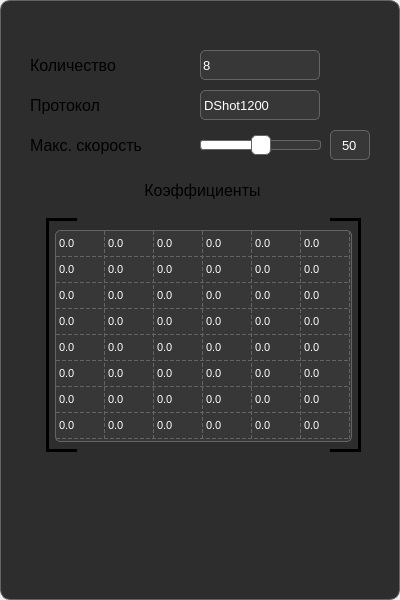
       <widget class="QWidget" name="MotorsSettingsWidget" native="true">
        <property name="enabled">
         <bool>true</bool>
        </property>
        <property name="geometry">
         <rect>
          <x>311</x>
          <y>45</y>
          <width>400</width>
          <height>600</height>
         </rect>
        </property>
        <property name="mouseTracking">
         <bool>false</bool>
        </property>
        <widget class="QLabel" name="MotorsMaxSpeedLabel">
         <property name="geometry">
          <rect>
           <x>30</x>
           <y>125</y>
           <width>160</width>
           <height>41</height>
          </rect>
         </property>
         <property name="font">
          <font>
           <family>Arial</family>
           <pointsize>12</pointsize>
           <weight>50</weight>
           <bold>false</bold>
           <kerning>true</kerning>
          </font>
         </property>
         <property name="mouseTracking">
          <bool>false</bool>
         </property>
         <property name="text">
          <string>Макс. скорость</string>
         </property>
        </widget>
        <widget class="QLabel" name="MotorsProtocolLabel">
         <property name="geometry">
          <rect>
           <x>30</x>
           <y>85</y>
           <width>160</width>
           <height>41</height>
          </rect>
         </property>
         <property name="font">
          <font>
           <family>Arial</family>
           <pointsize>12</pointsize>
           <weight>50</weight>
           <bold>false</bold>
           <kerning>true</kerning>
          </font>
         </property>
         <property name="mouseTracking">
          <bool>false</bool>
         </property>
         <property name="text">
          <string>Протокол</string>
         </property>
        </widget>
        <widget class="Line" name="MotorsRightLine">
         <property name="geometry">
          <rect>
           <x>349</x>
           <y>219</y>
           <width>20</width>
           <height>231</height>
          </rect>
         </property>
         <property name="mouseTracking">
          <bool>false</bool>
         </property>
         <property name="frameShadow">
          <enum>QFrame::Plain</enum>
         </property>
         <property name="lineWidth">
          <number>3</number>
         </property>
         <property name="midLineWidth">
          <number>0</number>
         </property>
         <property name="orientation">
          <enum>Qt::Vertical</enum>
         </property>
        </widget>
        <widget class="Line" name="MotorsTopLeftLine">
         <property name="geometry">
          <rect>
           <x>46</x>
           <y>209</y>
           <width>31</width>
           <height>20</height>
          </rect>
         </property>
         <property name="mouseTracking">
          <bool>false</bool>
         </property>
         <property name="frameShadow">
          <enum>QFrame::Plain</enum>
         </property>
         <property name="lineWidth">
          <number>3</number>
         </property>
         <property name="orientation">
          <enum>Qt::Horizontal</enum>
         </property>
        </widget>
        <widget class="Line" name="MotorsTopRightLine">
         <property name="geometry">
          <rect>
           <x>330</x>
           <y>209</y>
           <width>31</width>
           <height>20</height>
          </rect>
         </property>
         <property name="mouseTracking">
          <bool>false</bool>
         </property>
         <property name="frameShadow">
          <enum>QFrame::Plain</enum>
         </property>
         <property name="lineWidth">
          <number>3</number>
         </property>
         <property name="orientation">
          <enum>Qt::Horizontal</enum>
         </property>
        </widget>
        <widget class="QLabel" name="MotorsNumberLabel">
         <property name="geometry">
          <rect>
           <x>30</x>
           <y>45</y>
           <width>160</width>
           <height>41</height>
          </rect>
         </property>
         <property name="font">
          <font>
           <family>Arial</family>
           <pointsize>12</pointsize>
           <weight>50</weight>
           <bold>false</bold>
           <kerning>true</kerning>
          </font>
         </property>
         <property name="mouseTracking">
          <bool>false</bool>
         </property>
         <property name="text">
          <string>Количество</string>
         </property>
        </widget>
        <widget class="QLabel" name="MotorsCoefficientsLabel">
         <property name="geometry">
          <rect>
           <x>37</x>
           <y>170</y>
           <width>331</width>
           <height>41</height>
          </rect>
         </property>
         <property name="font">
          <font>
           <family>Arial</family>
           <pointsize>12</pointsize>
           <weight>50</weight>
           <bold>false</bold>
           <kerning>true</kerning>
          </font>
         </property>
         <property name="mouseTracking">
          <bool>false</bool>
         </property>
         <property name="text">
          <string>Коэффициенты</string>
         </property>
         <property name="alignment">
          <set>Qt::AlignCenter</set>
         </property>
        </widget>
        <widget class="Line" name="MotorsLeftLine">
         <property name="geometry">
          <rect>
           <x>37</x>
           <y>219</y>
           <width>20</width>
           <height>231</height>
          </rect>
         </property>
         <property name="mouseTracking">
          <bool>false</bool>
         </property>
         <property name="frameShadow">
          <enum>QFrame::Plain</enum>
         </property>
         <property name="lineWidth">
          <number>3</number>
         </property>
         <property name="midLineWidth">
          <number>0</number>
         </property>
         <property name="orientation">
          <enum>Qt::Vertical</enum>
         </property>
        </widget>
        <widget class="Line" name="MotorsBottomRightLine">
         <property name="geometry">
          <rect>
           <x>330</x>
           <y>440</y>
           <width>31</width>
           <height>20</height>
          </rect>
         </property>
         <property name="mouseTracking">
          <bool>false</bool>
         </property>
         <property name="frameShadow">
          <enum>QFrame::Plain</enum>
         </property>
         <property name="lineWidth">
          <number>3</number>
         </property>
         <property name="orientation">
          <enum>Qt::Horizontal</enum>
         </property>
        </widget>
        <widget class="QSpinBox" name="MotorsNumberSpinBox">
         <property name="geometry">
          <rect>
           <x>200</x>
           <y>50</y>
           <width>120</width>
           <height>30</height>
          </rect>
         </property>
         <property name="font">
          <font>
           <family>Arial</family>
           <pointsize>10</pointsize>
           <weight>50</weight>
           <italic>false</italic>
           <bold>false</bold>
           <kerning>true</kerning>
          </font>
         </property>
         <property name="mouseTracking">
          <bool>false</bool>
         </property>
         <property name="styleSheet">
          <string notr="true">QSpinBox {
	font: 10pt &quot;Arial&quot;;
	color: white;
	selection-background-color: black;
	background: rgb(55,55,55);
    padding-right: 15px; /* make room for the arrows */
    border: 1px solid rgb(100,100,100);
	border-radius: 5px;
}

QSpinBox::up-button {
    subcontrol-origin: border;
    subcontrol-position: top right; /* position at the top right corner */
    width: 10px;
	height: 10px;
	border-radius: 5px;
	top: 4px;
	right: 8px;
}

QSpinBox::up-button:pressed {
    top: 5px;
}

QSpinBox::up-arrow {
    image: url(Icons/ComboBoxUpArrow.png);
	width: 10px;
	height: 10px;
}

QSpinBox::up-arrow:disabled, QSpinBox::up-arrow:off { /* off state when value is max */
   image: none;
}

QSpinBox::down-button {
    subcontrol-origin: border;
    subcontrol-position: bottom right; /* position at bottom right corner */
    width: 10px;
	height: 10px;
	border-radius: 5px;
	bottom: 5px;
	right: 8px;
}

QSpinBox::down-button:pressed {
    bottom: 4px;
}

QSpinBox::down-arrow {
    image: url(Icons/ComboBoxDownArrow.png);
	width: 10px;
	height: 10px;
}

QSpinBox::down-arrow:disabled, QSpinBox::down-arrow:off { /* off state when value in min */
 	image: none;
}</string>
         </property>
         <property name="alignment">
          <set>Qt::AlignLeading|Qt::AlignLeft|Qt::AlignVCenter</set>
         </property>
         <property name="minimum">
          <number>1</number>
         </property>
         <property name="maximum">
          <number>10</number>
         </property>
         <property name="value">
          <number>8</number>
         </property>
        </widget>
        <widget class="QLineEdit" name="MaxSpeedEdit">
         <property name="geometry">
          <rect>
           <x>330</x>
           <y>130</y>
           <width>40</width>
           <height>30</height>
          </rect>
         </property>
         <property name="font">
          <font>
           <family>Arial</family>
           <pointsize>10</pointsize>
           <weight>50</weight>
           <italic>false</italic>
           <bold>false</bold>
           <kerning>true</kerning>
          </font>
         </property>
         <property name="mouseTracking">
          <bool>false</bool>
         </property>
         <property name="styleSheet">
          <string notr="true">QLineEdit {
	font: 10pt &quot;Arial&quot;;
	color: white;
	background: rgb(55,55,55);
	selection-background-color: black;
    border: 1px solid rgb(100,100,100);
    border-radius: 5px;
}</string>
         </property>
         <property name="text">
          <string>50</string>
         </property>
         <property name="maxLength">
          <number>3</number>
         </property>
         <property name="alignment">
          <set>Qt::AlignCenter</set>
         </property>
        </widget>
        <widget class="Line" name="MotorsBottomLeftLine">
         <property name="geometry">
          <rect>
           <x>46</x>
           <y>440</y>
           <width>31</width>
           <height>20</height>
          </rect>
         </property>
         <property name="mouseTracking">
          <bool>false</bool>
         </property>
         <property name="frameShadow">
          <enum>QFrame::Plain</enum>
         </property>
         <property name="lineWidth">
          <number>3</number>
         </property>
         <property name="orientation">
          <enum>Qt::Horizontal</enum>
         </property>
        </widget>
        <widget class="QTableWidget" name="MotorsTable">
         <property name="geometry">
          <rect>
           <x>55</x>
           <y>230</y>
           <width>297</width>
           <height>212</height>
          </rect>
         </property>
         <property name="sizePolicy">
          <sizepolicy hsizetype="Fixed" vsizetype="Fixed">
           <horstretch>0</horstretch>
           <verstretch>0</verstretch>
          </sizepolicy>
         </property>
         <property name="font">
          <font>
           <family>Arial</family>
           <pointsize>8</pointsize>
           <weight>50</weight>
           <italic>false</italic>
           <bold>false</bold>
           <kerning>true</kerning>
          </font>
         </property>
         <property name="mouseTracking">
          <bool>false</bool>
         </property>
         <property name="styleSheet">
          <string notr="true">QTableView {
	font: 8pt &quot;Arial&quot;;
	color: white;
	background: rgb(55,55,55);
    selection-background-color: black;
	gridline-color: rgb(100,100,100);
	border: 1px solid rgb(100,100,100);
	border-radius: 5px;
}</string>
         </property>
         <property name="frameShape">
          <enum>QFrame::StyledPanel</enum>
         </property>
         <property name="frameShadow">
          <enum>QFrame::Plain</enum>
         </property>
         <property name="lineWidth">
          <number>1</number>
         </property>
         <property name="midLineWidth">
          <number>1</number>
         </property>
         <property name="verticalScrollBarPolicy">
          <enum>Qt::ScrollBarAlwaysOff</enum>
         </property>
         <property name="horizontalScrollBarPolicy">
          <enum>Qt::ScrollBarAlwaysOff</enum>
         </property>
         <property name="autoScroll">
          <bool>false</bool>
         </property>
         <property name="alternatingRowColors">
          <bool>false</bool>
         </property>
         <property name="selectionMode">
          <enum>QAbstractItemView::NoSelection</enum>
         </property>
         <property name="showGrid">
          <bool>true</bool>
         </property>
         <property name="gridStyle">
          <enum>Qt::DashLine</enum>
         </property>
         <property name="sortingEnabled">
          <bool>false</bool>
         </property>
         <property name="wordWrap">
          <bool>false</bool>
         </property>
         <property name="cornerButtonEnabled">
          <bool>false</bool>
         </property>
         <property name="rowCount">
          <number>8</number>
         </property>
         <property name="columnCount">
          <number>6</number>
         </property>
         <attribute name="horizontalHeaderVisible">
          <bool>false</bool>
         </attribute>
         <attribute name="horizontalHeaderDefaultSectionSize">
          <number>49</number>
         </attribute>
         <attribute name="horizontalHeaderHighlightSections">
          <bool>false</bool>
         </attribute>
         <attribute name="verticalHeaderVisible">
          <bool>false</bool>
         </attribute>
         <attribute name="verticalHeaderDefaultSectionSize">
          <number>26</number>
         </attribute>
         <attribute name="verticalHeaderHighlightSections">
          <bool>false</bool>
         </attribute>
         <row/>
         <row/>
         <row/>
         <row/>
         <row/>
         <row/>
         <row/>
         <row/>
         <column/>
         <column/>
         <column/>
         <column/>
         <column/>
         <column/>
         <item row="0" column="0">
          <property name="text">
           <string>0.0</string>
          </property>
         </item>
         <item row="0" column="1">
          <property name="text">
           <string>0.0</string>
          </property>
         </item>
         <item row="0" column="2">
          <property name="text">
           <string>0.0</string>
          </property>
         </item>
         <item row="0" column="3">
          <property name="text">
           <string>0.0</string>
          </property>
         </item>
         <item row="0" column="4">
          <property name="text">
           <string>0.0</string>
          </property>
         </item>
         <item row="0" column="5">
          <property name="text">
           <string>0.0</string>
          </property>
         </item>
         <item row="1" column="0">
          <property name="text">
           <string>0.0</string>
          </property>
         </item>
         <item row="1" column="1">
          <property name="text">
           <string>0.0</string>
          </property>
         </item>
         <item row="1" column="2">
          <property name="text">
           <string>0.0</string>
          </property>
         </item>
         <item row="1" column="3">
          <property name="text">
           <string>0.0</string>
          </property>
         </item>
         <item row="1" column="4">
          <property name="text">
           <string>0.0</string>
          </property>
         </item>
         <item row="1" column="5">
          <property name="text">
           <string>0.0</string>
          </property>
         </item>
         <item row="2" column="0">
          <property name="text">
           <string>0.0</string>
          </property>
         </item>
         <item row="2" column="1">
          <property name="text">
           <string>0.0</string>
          </property>
         </item>
         <item row="2" column="2">
          <property name="text">
           <string>0.0</string>
          </property>
         </item>
         <item row="2" column="3">
          <property name="text">
           <string>0.0</string>
          </property>
         </item>
         <item row="2" column="4">
          <property name="text">
           <string>0.0</string>
          </property>
         </item>
         <item row="2" column="5">
          <property name="text">
           <string>0.0</string>
          </property>
         </item>
         <item row="3" column="0">
          <property name="text">
           <string>0.0</string>
          </property>
         </item>
         <item row="3" column="1">
          <property name="text">
           <string>0.0</string>
          </property>
         </item>
         <item row="3" column="2">
          <property name="text">
           <string>0.0</string>
          </property>
         </item>
         <item row="3" column="3">
          <property name="text">
           <string>0.0</string>
          </property>
         </item>
         <item row="3" column="4">
          <property name="text">
           <string>0.0</string>
          </property>
         </item>
         <item row="3" column="5">
          <property name="text">
           <string>0.0</string>
          </property>
         </item>
         <item row="4" column="0">
          <property name="text">
           <string>0.0</string>
          </property>
         </item>
         <item row="4" column="1">
          <property name="text">
           <string>0.0</string>
          </property>
         </item>
         <item row="4" column="2">
          <property name="text">
           <string>0.0</string>
          </property>
         </item>
         <item row="4" column="3">
          <property name="text">
           <string>0.0</string>
          </property>
         </item>
         <item row="4" column="4">
          <property name="text">
           <string>0.0</string>
          </property>
         </item>
         <item row="4" column="5">
          <property name="text">
           <string>0.0</string>
          </property>
         </item>
         <item row="5" column="0">
          <property name="text">
           <string>0.0</string>
          </property>
         </item>
         <item row="5" column="1">
          <property name="text">
           <string>0.0</string>
          </property>
         </item>
         <item row="5" column="2">
          <property name="text">
           <string>0.0</string>
          </property>
         </item>
         <item row="5" column="3">
          <property name="text">
           <string>0.0</string>
          </property>
         </item>
         <item row="5" column="4">
          <property name="text">
           <string>0.0</string>
          </property>
         </item>
         <item row="5" column="5">
          <property name="text">
           <string>0.0</string>
          </property>
         </item>
         <item row="6" column="0">
          <property name="text">
           <string>0.0</string>
          </property>
         </item>
         <item row="6" column="1">
          <property name="text">
           <string>0.0</string>
          </property>
         </item>
         <item row="6" column="2">
          <property name="text">
           <string>0.0</string>
          </property>
         </item>
         <item row="6" column="3">
          <property name="text">
           <string>0.0</string>
          </property>
         </item>
         <item row="6" column="4">
          <property name="text">
           <string>0.0</string>
          </property>
         </item>
         <item row="6" column="5">
          <property name="text">
           <string>0.0</string>
          </property>
         </item>
         <item row="7" column="0">
          <property name="text">
           <string>0.0</string>
          </property>
         </item>
         <item row="7" column="1">
          <property name="text">
           <string>0.0</string>
          </property>
         </item>
         <item row="7" column="2">
          <property name="text">
           <string>0.0</string>
          </property>
         </item>
         <item row="7" column="3">
          <property name="text">
           <string>0.0</string>
          </property>
         </item>
         <item row="7" column="4">
          <property name="text">
           <string>0.0</string>
          </property>
         </item>
         <item row="7" column="5">
          <property name="text">
           <string>0.0</string>
          </property>
         </item>
        </widget>
        <widget class="QComboBox" name="MotorsProtocolComboBox">
         <property name="geometry">
          <rect>
           <x>200</x>
           <y>90</y>
           <width>120</width>
           <height>30</height>
          </rect>
         </property>
         <property name="minimumSize">
          <size>
           <width>0</width>
           <height>0</height>
          </size>
         </property>
         <property name="font">
          <font>
           <family>Arial</family>
           <pointsize>10</pointsize>
           <weight>50</weight>
           <italic>false</italic>
           <bold>false</bold>
           <kerning>true</kerning>
          </font>
         </property>
         <property name="mouseTracking">
          <bool>false</bool>
         </property>
         <property name="styleSheet">
          <string notr="true">QComboBox {
	font: 10pt &quot;Arial&quot;;
	color: white;
    padding: 1px 18px 1px 3px;
}

QComboBox:editable {
    background: rgb(55,55,55);
	border: 1px solid rgb(100,100,100) ;
    border-top-left-radius: 5px;
	border-top-right-radius: 5px;
}

QComboBox:!editable, QComboBox::drop-down:editable { /* Штука не выдвинута*/
	background: rgb(55,55,55);
	border: 1px solid rgb(100,100,100) ;
    border-top-left-radius: 5px;
	border-top-right-radius: 5px;
	border-bottom-left-radius: 5px;
	border-bottom-right-radius: 5px;
}

QComboBox:!editable:on, QComboBox::drop-down:editable:on { /* Штука выдвинута*/
	background: rgb(55,55,55);
	border: 1px solid rgb(100,100,100) ;
    border-top-left-radius: 5px;
	border-top-right-radius: 5px;
	border-bottom-left-radius: 0px;
	border-bottom-right-radius: 0px;
} 

QComboBox::drop-down {
    subcontrol-origin: padding;
    subcontrol-position: top right;
    width: 15px;

    border-top-right-radius: 5px; /* same radius as the QComboBox */
    border-bottom-right-radius: 5px;
}

QComboBox::down-arrow {
    image: url(Icons/ComboBoxDownArrow.png);
	width: 10px;
	height: 10px;
	right: 5px;
} 

QComboBox::down-arrow:on { /* shift the arrow when popup is open */
    image: url(Icons/ComboBoxUpArrow.png);
}

QComboBox QAbstractItemView {
	color: white;
	border: 1px solid rgb(100,100,100) ;
	border-bottom-left-radius: 5px;
	border-bottom-right-radius: 5px;
	background-color: rgb(55,55,55);
    selection-background-color: rgb(40,40,40);
}</string>
         </property>
         <property name="currentIndex">
          <number>3</number>
         </property>
         <item>
          <property name="text">
           <string>DShot150</string>
          </property>
         </item>
         <item>
          <property name="text">
           <string>DShot300</string>
          </property>
         </item>
         <item>
          <property name="text">
           <string>DShot600</string>
          </property>
         </item>
         <item>
          <property name="text">
           <string>DShot1200</string>
          </property>
         </item>
        </widget>
        <widget class="QFrame" name="MotorsSettingsWidgetFrame">
         <property name="geometry">
          <rect>
           <x>0</x>
           <y>0</y>
           <width>400</width>
           <height>600</height>
          </rect>
         </property>
         <property name="mouseTracking">
          <bool>false</bool>
         </property>
         <property name="autoFillBackground">
          <bool>false</bool>
         </property>
         <property name="styleSheet">
          <string notr="true">background-color:rgb(45,45,45);
    border-width:1px;
    border-color :rgb(100,100,100);
    border-radius:10px;
    border-style:solid;</string>
         </property>
         <property name="frameShape">
          <enum>QFrame::Panel</enum>
         </property>
         <property name="frameShadow">
          <enum>QFrame::Plain</enum>
         </property>
         <property name="lineWidth">
          <number>1</number>
         </property>
         <property name="midLineWidth">
          <number>0</number>
         </property>
        </widget>
        <widget class="QSlider" name="MaxSpeedSlider">
         <property name="geometry">
          <rect>
           <x>200</x>
           <y>130</y>
           <width>121</width>
           <height>30</height>
          </rect>
         </property>
         <property name="styleSheet">
          <string notr="true">QSlider::groove:horizontal {
    border: 1px solid rgb(100,100,100);
	border-radius: 3px;
    height: 8px;
    background: rgb(55,55,55);
    margin: 2px 0;
}

QSlider::handle:horizontal {
    background: white;
    border: 1px solid rgb(100,100,100);
	border-radius: 5px;
    width: 18px;
    margin: -6px 0; /* handle is placed by default on the contents rect of the groove. Expand outside the groove */
}

QSlider::sub-page:horizontal {
    border: 1px solid rgb(100,100,100);
	border-radius: 3px;
    height: 8px;
    background: white;
	margin: 2px 0;
}</string>
         </property>
         <property name="maximum">
          <number>100</number>
         </property>
         <property name="singleStep">
          <number>1</number>
         </property>
         <property name="pageStep">
          <number>1</number>
         </property>
         <property name="value">
          <number>50</number>
         </property>
         <property name="sliderPosition">
          <number>50</number>
         </property>
         <property name="orientation">
          <enum>Qt::Horizontal</enum>
         </property>
         <property name="tickPosition">
          <enum>QSlider::TicksAbove</enum>
         </property>
         <property name="tickInterval">
          <number>100</number>
         </property>
        </widget>
        <zorder>MotorsSettingsWidgetFrame</zorder>
        <zorder>MotorsMaxSpeedLabel</zorder>
        <zorder>MotorsProtocolComboBox</zorder>
        <zorder>MotorsBottomLeftLine</zorder>
        <zorder>MotorsNumberLabel</zorder>
        <zorder>MaxSpeedEdit</zorder>
        <zorder>MotorsLeftLine</zorder>
        <zorder>MotorsCoefficientsLabel</zorder>
        <zorder>MotorsBottomRightLine</zorder>
        <zorder>MotorsProtocolLabel</zorder>
        <zorder>MotorsRightLine</zorder>
        <zorder>MotorsNumberSpinBox</zorder>
        <zorder>MotorsTopRightLine</zorder>
        <zorder>MotorsTopLeftLine</zorder>
        <zorder>MotorsTable</zorder>
        <zorder>MaxSpeedSlider</zorder>
       </widget>
